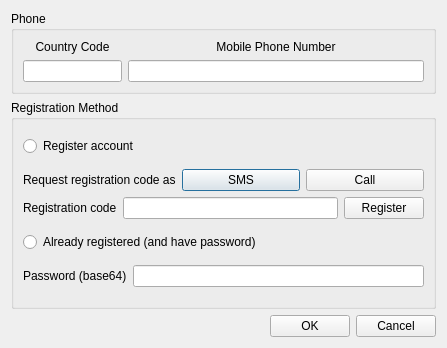
<?xml version="1.0" encoding="UTF-8"?>
<ui version="4.0">
 <class>registrationDialog</class>
 <widget class="QDialog" name="registrationDialog">
  <property name="geometry">
   <rect>
    <x>0</x>
    <y>0</y>
    <width>447</width>
    <height>348</height>
   </rect>
  </property>
  <property name="windowTitle">
   <string>Register Account</string>
  </property>
  <layout class="QVBoxLayout" name="verticalLayout_3" stretch="3,10,1">
   <item>
    <widget class="QGroupBox" name="groupBox_2">
     <property name="title">
      <string>Phone</string>
     </property>
     <layout class="QHBoxLayout" name="horizontalLayout" stretch="1,3">
      <item>
       <layout class="QVBoxLayout" name="verticalLayout_2">
        <item>
         <widget class="QLabel" name="label">
          <property name="text">
           <string>Country Code</string>
          </property>
          <property name="alignment">
           <set>Qt::AlignCenter</set>
          </property>
         </widget>
        </item>
        <item>
         <widget class="QLineEdit" name="countryCodeEdit">
          <property name="maxLength">
           <number>10</number>
          </property>
         </widget>
        </item>
       </layout>
      </item>
      <item>
       <layout class="QVBoxLayout" name="verticalLayout">
        <item>
         <widget class="QLabel" name="label_2">
          <property name="text">
           <string>Mobile Phone Number</string>
          </property>
          <property name="alignment">
           <set>Qt::AlignCenter</set>
          </property>
         </widget>
        </item>
        <item>
         <widget class="QLineEdit" name="phoneNumberEdit">
          <property name="maxLength">
           <number>30</number>
          </property>
         </widget>
        </item>
       </layout>
      </item>
     </layout>
    </widget>
   </item>
   <item>
    <widget class="QGroupBox" name="registrationGroup">
     <property name="title">
      <string>Registration Method</string>
     </property>
     <layout class="QVBoxLayout" name="verticalLayout_5">
      <item>
       <widget class="QRadioButton" name="registerRadio">
        <property name="text">
         <string>Register account</string>
        </property>
       </widget>
      </item>
      <item>
       <layout class="QVBoxLayout" name="verticalLayout_4">
        <item>
         <layout class="QHBoxLayout" name="horizontalLayout_3">
          <item>
           <widget class="QLabel" name="label_5">
            <property name="text">
             <string>Request registration code as</string>
            </property>
           </widget>
          </item>
          <item>
           <widget class="QPushButton" name="requestSMSButton">
            <property name="toolTip">
             <string>Request a registration code to be send to the phone number as SMS/text</string>
            </property>
            <property name="text">
             <string>SMS</string>
            </property>
           </widget>
          </item>
          <item>
           <widget class="QPushButton" name="requestCallButton">
            <property name="toolTip">
             <string>Request a registration code to be send to the phone number as voice call</string>
            </property>
            <property name="text">
             <string>Call</string>
            </property>
           </widget>
          </item>
         </layout>
        </item>
        <item>
         <layout class="QHBoxLayout" name="horizontalLayout_5">
          <item>
           <widget class="QLabel" name="label_4">
            <property name="text">
             <string>Registration code</string>
            </property>
           </widget>
          </item>
          <item>
           <widget class="QLineEdit" name="registrationCodeEdit">
            <property name="toolTip">
             <string>Enter the registration code received via SMS or voice call</string>
            </property>
            <property name="maxLength">
             <number>12</number>
            </property>
           </widget>
          </item>
          <item>
           <widget class="QPushButton" name="registerButton">
            <property name="toolTip">
             <string>Register with this registration code to receive your password</string>
            </property>
            <property name="text">
             <string>Register</string>
            </property>
           </widget>
          </item>
         </layout>
        </item>
       </layout>
      </item>
      <item>
       <widget class="QRadioButton" name="hasPasswordRadio">
        <property name="text">
         <string>Already registered (and have password)</string>
        </property>
       </widget>
      </item>
      <item>
       <layout class="QHBoxLayout" name="horizontalLayout_4">
        <item>
         <widget class="QLabel" name="label_3">
          <property name="text">
           <string>Password (base64)</string>
          </property>
         </widget>
        </item>
        <item>
         <widget class="QLineEdit" name="passwordEdit">
          <property name="toolTip">
           <string>If you have a WhatsApp password already enter it here in base64 encoding.
Otherwise use the &quot;Register account&quot; functions above to get a password</string>
          </property>
          <property name="maxLength">
           <number>1000</number>
          </property>
         </widget>
        </item>
       </layout>
      </item>
     </layout>
    </widget>
   </item>
   <item>
    <layout class="QHBoxLayout" name="horizontalLayout_2">
     <item>
      <spacer name="horizontalSpacer">
       <property name="orientation">
        <enum>Qt::Horizontal</enum>
       </property>
       <property name="sizeHint" stdset="0">
        <size>
         <width>40</width>
         <height>20</height>
        </size>
       </property>
      </spacer>
     </item>
     <item>
      <widget class="QPushButton" name="okButton">
       <property name="text">
        <string>OK</string>
       </property>
      </widget>
     </item>
     <item>
      <widget class="QPushButton" name="cancelButton">
       <property name="text">
        <string>Cancel</string>
       </property>
      </widget>
     </item>
    </layout>
   </item>
  </layout>
  <zorder>registrationGroup</zorder>
  <zorder>groupBox_2</zorder>
 </widget>
 <resources/>
 <connections>
  <connection>
   <sender>cancelButton</sender>
   <signal>clicked()</signal>
   <receiver>registrationDialog</receiver>
   <slot>reject()</slot>
   <hints>
    <hint type="sourcelabel">
     <x>390</x>
     <y>300</y>
    </hint>
    <hint type="destinationlabel">
     <x>221</x>
     <y>162</y>
    </hint>
   </hints>
  </connection>
  <connection>
   <sender>hasPasswordRadio</sender>
   <signal>toggled(bool)</signal>
   <receiver>passwordEdit</receiver>
   <slot>setEnabled(bool)</slot>
   <hints>
    <hint type="sourcelabel">
     <x>218</x>
     <y>206</y>
    </hint>
    <hint type="destinationlabel">
     <x>285</x>
     <y>238</y>
    </hint>
   </hints>
  </connection>
  <connection>
   <sender>registerRadio</sender>
   <signal>toggled(bool)</signal>
   <receiver>registrationCodeEdit</receiver>
   <slot>setEnabled(bool)</slot>
   <hints>
    <hint type="sourcelabel">
     <x>218</x>
     <y>141</y>
    </hint>
    <hint type="destinationlabel">
     <x>130</x>
     <y>173</y>
    </hint>
   </hints>
  </connection>
  <connection>
   <sender>registerRadio</sender>
   <signal>toggled(bool)</signal>
   <receiver>requestSMSButton</receiver>
   <slot>setEnabled(bool)</slot>
   <hints>
    <hint type="sourcelabel">
     <x>218</x>
     <y>141</y>
    </hint>
    <hint type="destinationlabel">
     <x>251</x>
     <y>173</y>
    </hint>
   </hints>
  </connection>
  <connection>
   <sender>registerRadio</sender>
   <signal>toggled(bool)</signal>
   <receiver>requestCallButton</receiver>
   <slot>setEnabled(bool)</slot>
   <hints>
    <hint type="sourcelabel">
     <x>218</x>
     <y>141</y>
    </hint>
    <hint type="destinationlabel">
     <x>359</x>
     <y>173</y>
    </hint>
   </hints>
  </connection>
  <connection>
   <sender>registerRadio</sender>
   <signal>toggled(bool)</signal>
   <receiver>registerButton</receiver>
   <slot>setEnabled(bool)</slot>
   <hints>
    <hint type="sourcelabel">
     <x>227</x>
     <y>141</y>
    </hint>
    <hint type="destinationlabel">
     <x>384</x>
     <y>210</y>
    </hint>
   </hints>
  </connection>
 </connections>
</ui>
